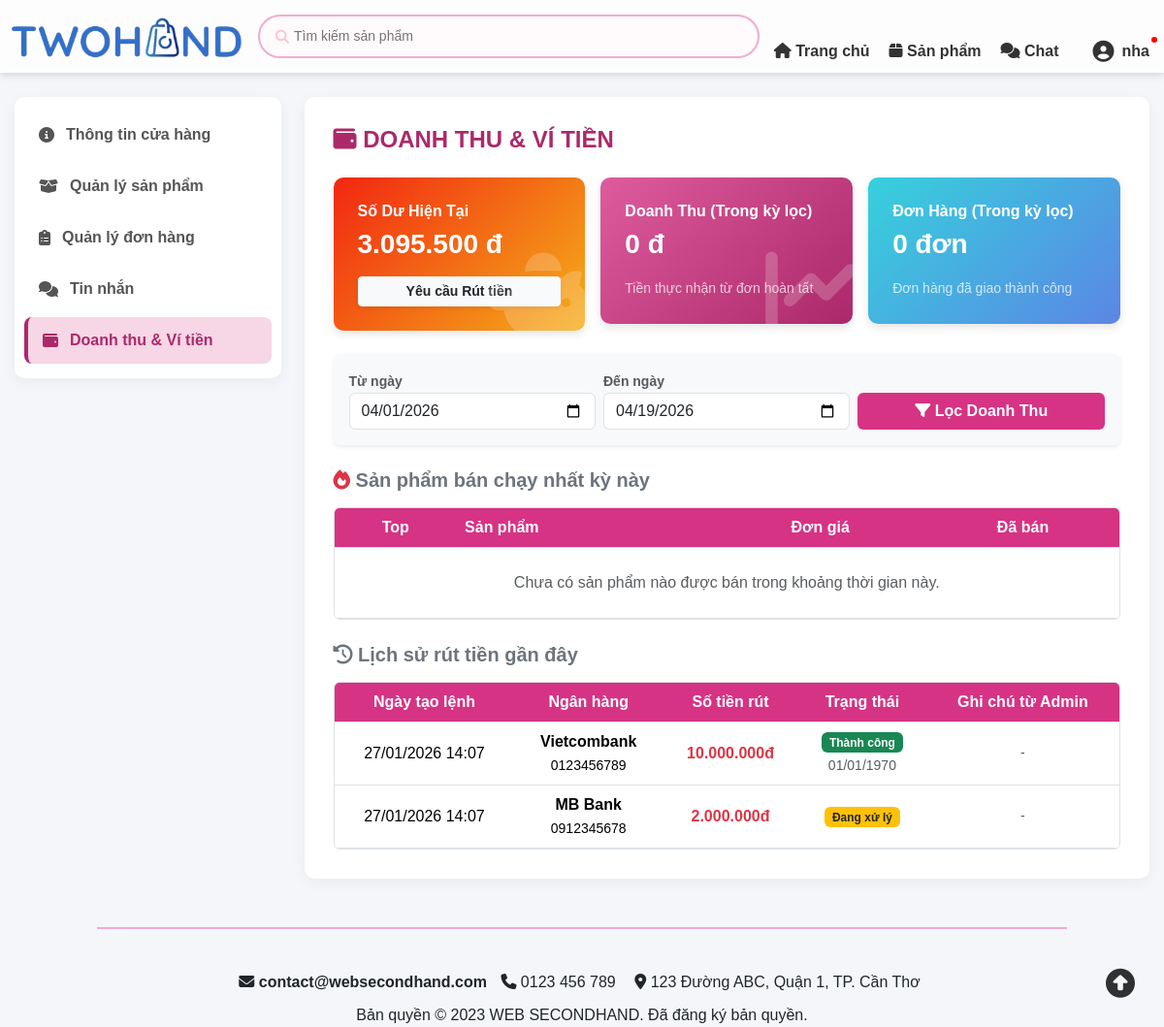
The app's page /seller/controllers/sellerDoanhThuController.php (signed in) with its own data.
### tables this page shows
CREATE TABLE HoSoNguoiBan (
    IdHoSo INT AUTO_INCREMENT PRIMARY KEY,
    IdTaiKhoan INT(10) NOT NULL UNIQUE,
    TenCuaHang VARCHAR(100), 
    DiaChiKhoHang VARCHAR(255),
    ViDo DECIMAL(10, 8) NULL COMMENT 'Latitude - Vĩ độ Cửa Hàng (Kho)',
    KinhDo DECIMAL(11, 8) NULL COMMENT 'Longitude - Kinh độ Cửa Hàng (Kho)',
    SoCCCD VARCHAR(20),
    TenNganHang VARCHAR(50),
    SoTaiKhoanNganHang VARCHAR(30),
    TenChuTaiKhoan VARCHAR(100),
    NgayDuyet DATETIME, 
    SoDu DECIMAL(15,2) DEFAULT 0,
    FOREIGN KEY (IdTaiKhoan) REFERENCES TaiKhoan(IdTaiKhoan) ON DELETE CASCADE
);

CREATE TABLE YeuCauRutTien (
    MaYC INT PRIMARY KEY AUTO_INCREMENT,
    IdTaiKhoan INT(10) NOT NULL,
    SoTien DECIMAL(15,2) NOT NULL,
    NganHang VARCHAR(100),
    SoTaiKhoan VARCHAR(50),
    TenChuTaiKhoan VARCHAR(100),
    TrangThai ENUM('ChoDuyet', 'DaChuyen', 'TuChoi') DEFAULT 'ChoDuyet',
    LyDoTuChoi TEXT,
    NgayYeuCau DATETIME DEFAULT CURRENT_TIMESTAMP,
    NgayXuLy DATETIME NULL,
    FOREIGN KEY (IdTaiKhoan) REFERENCES TaiKhoan(IdTaiKhoan)
);

### seller/controllers/sellerDoanhThuController.php (called while the page is built, shortened)
<?php
require_once __DIR__ . '/../../includes/ketnoi.php';
require_once __DIR__ . '/../models/sellerDoanhThuModel.php';
$idNguoiBan = $_SESSION['IdTaiKhoan'];
$model = new SellerDoanhThuModel($conn);
$tuNgay = $_GET['tungay'] ?? date('Y-m-01');
$denNgay = $_GET['denngay'] ?? date('Y-m-d');
$soDuHienTai = $model->getSoDu($idNguoiBan);
$thongKe = $model->getThongKeTrongKy($idNguoiBan, $tuNgay, $denNgay);
$topSanPham = $model->getTopSanPhamBanChay($idNguoiBan, $tuNgay, $denNgay);
$lichSuRut = $model->getLichSuRutTien($idNguoiBan);
include_once __DIR__ . '/../views/sellerDoanhThu.php';

### seller/models/sellerDoanhThuModel.php (called while the page is built, shortened)
<?php
class SellerDoanhThuModel
{
    private $conn;
    public function __construct($conn)
    {
        $this->conn = $conn;
    }
    public function getSoDu($idTaiKhoan)
    {
        $sql = "SELECT SoDu FROM HoSoNguoiBan WHERE IdTaiKhoan = ?";
        $stmt = $this->conn->prepare($sql);
        $stmt->bind_param("i", $idTaiKhoan);
        $stmt->execute();
        $res = $stmt->get_result()->fetch_assoc();
        return $res ? $res['SoDu'] : 0;
    }
    public function getThongKeTrongKy($idTaiKhoan, $tuNgay, $denNgay)
    {
        $sql = "SELECT SUM(TienNguoiBanNhan) as TongDoanhThu, COUNT(MaDH) as SoDon
                FROM DonHang
                WHERE IdNguoiBan = ? AND TrangThai = 'Hoàn tất'
                AND DATE(NgayDat) >= ? AND DATE(NgayDat) <= ?";
        $stmt = $this->conn->prepare($sql);
        $stmt->bind_param("iss", $idTaiKhoan, $tuNgay, $denNgay);
        $stmt->execute();
        return $stmt->get_result()->fetch_assoc();
    }
    public function getLichSuRutTien($idTaiKhoan)
    {
        $sql = "SELECT * FROM YeuCauRutTien WHERE IdTaiKhoan = ? ORDER BY NgayYeuCau DESC LIMIT 20";
        $stmt = $this->conn->prepare($sql);
        $stmt->bind_param("i", $idTaiKhoan);
        $stmt->execute();
        return $stmt->get_result()->fetch_all(MYSQLI_ASSOC);
    }
}

### seller/views/sellerDoanhThu.php (the view, shortened to what this page needs)
<!DOCTYPE html>
<html lang="vi">
<head>
    <link rel="stylesheet" href="https://cdnjs.cloudflare.com/ajax/libs/font-awesome/6.4.0/css/all.min.css">
    <link href="../../assets/css/bootstrap/bootstrap.css" rel="stylesheet">
    <link href="../../assets/css/header.css" rel="stylesheet">
    <link href="../../assets/css/color.css" rel="stylesheet">
</head>
<body>
    <?php include '../../includes/header.php'; ?>
    <div class="toast-container position-fixed top-0 end-0 p-3">
    </div>
    <div class="seller-wrapper">
        <div class="row">
            <div class="col-md-3 mb-4">
                <div class="seller-sidebar">
                    <a href="sellerThongTinController.php"><i class="fa-solid fa-circle-info"></i> Thông tin cửa hàng</a>
                    <a href="sellerSanPhamController.php"><i class="fa-solid fa-box-open"></i> Quản lý sản phẩm</a>
                    <a href="sellerDonHangController.php"><i class="fa-solid fa-clipboard-list"></i> Quản lý đơn hàng</a>
                    <a href="sellerChatController.php">
                        <i class="fa-solid fa-comments"></i> Tin nhắn
                    </a>
                    <a href="sellerDoanhThuController.php" class="active"><i class="fa-solid fa-wallet"></i> Doanh thu & Ví tiền</a>
                </div>
            </div>
            <div class="col-md-9">
                <div class="seller-content-box">
                    <h4 class="mb-4 fw-bold" style="color: var(--bs-pink-600);"><i class="fa-solid fa-wallet"></i> DOANH THU & VÍ TIỀN</h4>
                    <div class="row g-3 mb-4">
                        <div class="col-md-4">
                            <div class="stat-card bg-orange-grad">
                                <h6 class="fw-bold mb-2">Số Dư Hiện Tại</h6>
                                <h3 class="fw-bold mb-3"><?= number_format($soDuHienTai, 0, ',', '.') ?> đ</h3>
                                <button class="btn btn-light btn-sm fw-bold text-dark w-100 shadow-sm" data-bs-toggle="modal" data-bs-target="#modalRutTien">
                                    <i class="fa-solid"></i> Yêu cầu Rút tiền
                                </button>
                                <i class="fa-solid fa-piggy-bank"></i>
                            </div>
                        </div>
                        <div class="col-md-4">
                            <div class="stat-card bg-pink-grad">
                                <h6 class="fw-bold mb-2">Doanh Thu (Trong kỳ lọc)</h6>
                                <h3 class="fw-bold mb-3"><?= number_format($thongKe['TongDoanhThu'] ?? 0, 0, ',', '.') ?> đ</h3>
                                <small class="opacity-75">Tiền thực nhận từ đơn hoàn tất</small>
                                <i class="fa-solid fa-chart-line"></i>
                            </div>
                        </div>
                        <div class="col-md-4">
                            <div class="stat-card bg-blue-grad">
                                <h6 class="fw-bold mb-2">Đơn Hàng (Trong kỳ lọc)</h6>
                                <h3 class="fw-bold mb-3"><?= $thongKe['SoDon'] ?? 0 ?> đơn</h3>
                                <small class="opacity-75">Đơn hàng đã giao thành công</small>
                            </div>
                        </div>
                    </div>
                    <div class="card bg-light border-0 shadow-sm mb-4">
                        <div class="card-body">
                            <form method="GET" class="row gx-2 gy-2 align-items-end">
                                <div class="col-md-4">
                                    <label class="fw-bold text-muted small">Từ ngày</label>
                                    <input type="date" name="tungay" class="form-control" value="<?= $tuNgay ?>" required>
                                </div>
                                <div class="col-md-4">
                                    <label class="fw-bold text-muted small">Đến ngày</label>
                                    <input type="date" name="denngay" class="form-control" value="<?= $denNgay ?>" required>
                                </div>
                                <div class="col-md-4 d-flex gap-2">
                                    <button type="submit" class="btn text-white w-100 fw-bold" style="background: var(--bs-pink-500);"><i class="fa-solid fa-filter"></i> Lọc Doanh Thu</button>
                                </div>
                            </form>
                        </div>
                    </div>
                    <div class="row">
                        <div class="col-md-12 mb-4">
                            <h5 class="fw-bold text-secondary mb-3"><i class="fa-solid fa-fire text-danger"></i> Sản phẩm bán chạy nhất kỳ này</h5>
                            <div class="table-responsive border rounded">
                                <table class="table table-hover align-middle mb-0 dt-table">
                                    <thead>
                                        <tr>
                                            <th>Top</th>
                                            <th class="text-start">Sản phẩm</th>
                                            <th>Đơn giá</th>
                                            <th>Đã bán</th>
                                        </tr>
                                    </thead>
                                    <tbody>
                                        <?php if (empty($topSanPham)): ?>
                                            <tr>
                                                <td colspan="4" class="text-center py-4 text-muted">Chưa có sản phẩm nào được bán trong khoảng thời gian này.</td>
                                            </tr>
                                        <?php endif; ?>
                                    </tbody>
                                </table>
                            </div>
                        </div>
                        <div class="col-md-12">
                            <h5 class="fw-bold text-secondary mb-3"><i class="fa-solid fa-clock-rotate-left"></i> Lịch sử rút tiền gần đây</h5>
                            <div class="table-responsive border rounded">
                                <table class="table table-hover align-middle mb-0 dt-table">
                                    <thead>
                                        <tr>
                                            <th>Ngày tạo lệnh</th>
                                            <th>Ngân hàng</th>
                                            <th>Số tiền rút</th>
                                            <th>Trạng thái</th>
                                            <th>Ghi chú từ Admin</th>
                                        </tr>
                                    </thead>
                                    <tbody>
                                        <?php if (empty($lichSuRut)): ?>
                                            <tr>
                                                <td colspan="5" class="text-center py-4 text-muted">Bạn chưa có lịch sử rút tiền nào.</td>
                                            </tr>
                                        <?php else: ?>
                                            <?php foreach ($lichSuRut as $ls): ?>
                                                <tr>
                                                    <td class="text-center"><?= date('d/m/Y H:i', strtotime($ls['NgayYeuCau'])) ?></td>
                                                    <td class="text-center">
                                                        <strong><?= htmlspecialchars($ls['NganHang']) ?></strong><br>
                                                        <small><?= htmlspecialchars($ls['SoTaiKhoan']) ?></small>
                                                    </td>
                                                    <td class="text-center fw-bold text-danger"><?= number_format($ls['SoTien'], 0, ',', '.') ?>đ</td>
                                                    <td class="text-center">
                                                        <?php if ($ls['TrangThai'] == 'ChoDuyet'): ?>
                                                            <span class="badge bg-warning text-dark">Đang xử lý</span>
                                                        <?php elseif ($ls['TrangThai'] == 'DaChuyen'): ?>
                                                            <span class="badge bg-success">Thành công</span><br>
                                                            <small class="text-muted"><?= date('d/m/Y', strtotime($ls['NgayXuLy'])) ?></small>
                                                        <?php else: ?>
                                                            <span class="badge bg-danger">Bị từ chối</span>
                                                        <?php endif; ?>
                                                    </td>
                                                    <td class="text-center text-muted small"><?= $ls['LyDoTuChoi'] ?? '-' ?></td>
                                                </tr>
                                            <?php endforeach; ?>
                                        <?php endif; ?>
                                    </tbody>
                                </table>
                            </div>
                        </div>
                    </div>
                </div>
            </div>
        </div>
    </div>
    <?php include '../../includes/footer.php'; ?>
</body>
</html>

### assets/css/header.css (style rules this page uses)
html, body { overflow-x: clip !important; overflow-y: visible !important; }
body { font-family: Arial, sans-serif; background-color:var(--bs-pink-50); margin: 0; padding: 0; }

### seller/views/sellerDoanhThu.php (style rules this page uses)
body { background-color: #f4f6f9; }
.seller-wrapper { max-width: 1300px; margin: 100px auto 50px auto !important; padding: 0 15px; }
.seller-content-box { background: #ffffff; border-radius: 10px; padding: 30px; box-shadow: 0 4px 15px rgba(0, 0, 0, 0.05); min-height: 600px; }
.seller-sidebar { background: #ffffff; border-radius: 10px; padding: 15px 10px; box-shadow: 0 4px 15px rgba(0, 0, 0, 0.05); display: flex; flex-direction: column; gap: 5px; }
.seller-sidebar a { text-decoration: none; color: #555; font-weight: 600; padding: 12px 15px; border-radius: 8px; transition: all 0.3s ease; display: flex; align-items: center; gap: 12px; }
.seller-sidebar a.active { background-color: var(--bs-pink-100); color: var(--bs-pink-600); border-left: 4px solid var(--bs-pink-600); }
.stat-card { border-radius: 10px; padding: 25px; color: white; position: relative; overflow: hidden; box-shadow: 0 4px 10px rgba(0, 0, 0, 0.1); }
.stat-card i { position: absolute; right: -10px; bottom: -20px; font-size: 100px; opacity: 0.2; }
.bg-pink-grad { background: linear-gradient(135deg, var(--bs-pink-400), var(--bs-pink-600)); }
.bg-blue-grad { background: linear-gradient(135deg, #36D1DC, #5B86E5); }
.bg-orange-grad { background: linear-gradient(135deg, #f12711, #f5af19); }
.dt-table th { background-color: var(--bs-pink-500) !important; color: white; text-align: center; }
.toast-container { z-index: 1055; margin-top: 80px; }

### records on screen
hosonguoiban: SoDu "3.095.500"
yeucauruttien: NgayYeuCau "27/01/2026 14:07", NganHang "Vietcombank", SoTaiKhoan "0123456789", SoTien "10.000.000", NgayXuLy "01/01/1970", LyDoTuChoi "-"
yeucauruttien: NgayYeuCau "27/01/2026 14:07", NganHang "MB Bank", SoTaiKhoan "0912345678", SoTien "2.000.000", TrangThai "Đang xử lý", LyDoTuChoi "-"

### other values on screen
$_SESSION['TenTK'] "nha"
$thongKe['TongDoanhThu'] "0"
$thongKe['SoDon'] "0"
